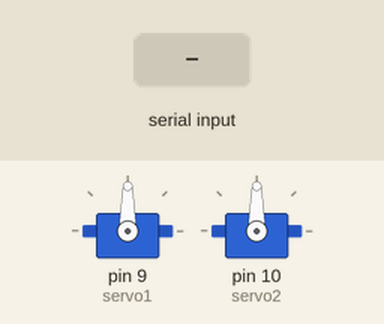
Bench run of a sketch on a simulated Arduino Uno, built with avr-gcc and run on an emulated ATmega328P. Parts: 2 × servo. Inputs (shaded band) come from the test bench.

Above: at 1.2 s.
1.3 s: "Y" received over Serial
At 2.7 s:
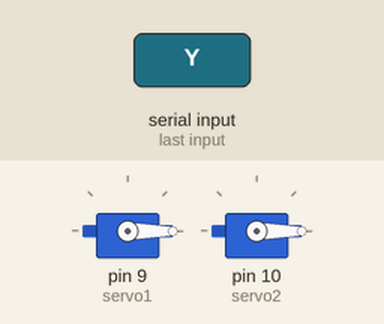
3.8 s: "30,150\n" received over Serial
At 5.8 s:
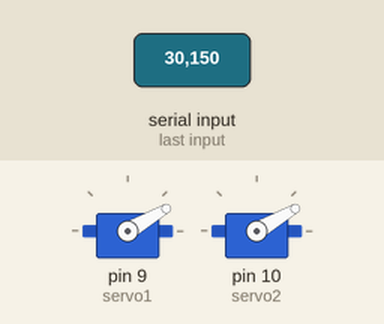
6.3 s: "200\n" received over Serial
At 7.6 s:
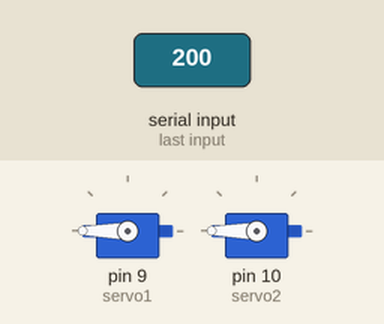
8.7 s: "X" received over Serial
At 10.7 s:
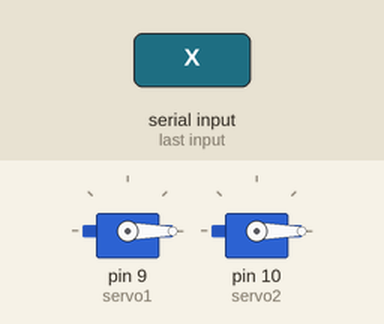
11.1 s: "90,45\n" received over Serial
At 12.6 s:
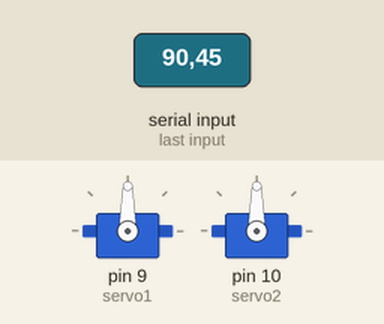
Timing chart, 0 to 14.1 s (numbered marks = the images above; inputs shaded):
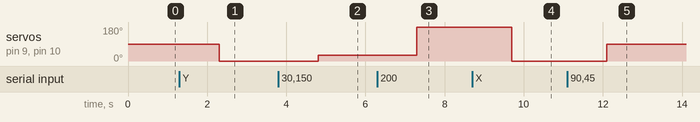

Measured:
- after the input at 1.3 s, servo on pin 9 (servo1), servo on pin 10 (servo2): 90° → 0° after 1.0 s
- after the input at 3.8 s, servo on pin 9 (servo1), servo on pin 10 (servo2): 0° → 30° after 1.0 s
- after the input at 6.3 s, servo on pin 9 (servo1), servo on pin 10 (servo2): 30° → 180° after 1.0 s
- after the input at 8.7 s, servo on pin 9 (servo1), servo on pin 10 (servo2): 180° → 0° after 1.0 s
- after the input at 11.1 s, servo on pin 9 (servo1), servo on pin 10 (servo2): 0° → 90° after 1.0 s

The sketch:

ArduinoTurret.ino
```cpp
#include <Servo.h>

Servo servo1;
Servo servo2;
String serialData;

void setup(){
  Serial.begin(115200);
  servo1.attach(9);
  servo2.attach(10);
}

void loop()
{ }

void serialEvent() {
  serialData = Serial.readString();
  servo1.write(parseX(serialData));
  servo2.write(parseY(serialData));
}

int parseX(String data) {
  data.remove(data.indexOf("Y"));
  data.remove(data.indexOf("X"), 1);
  return data.toInt();
}

int parseY(String data) {
  data.remove(0, data.indexOf("Y") + 1);
  return data   .toInt();
}
```
